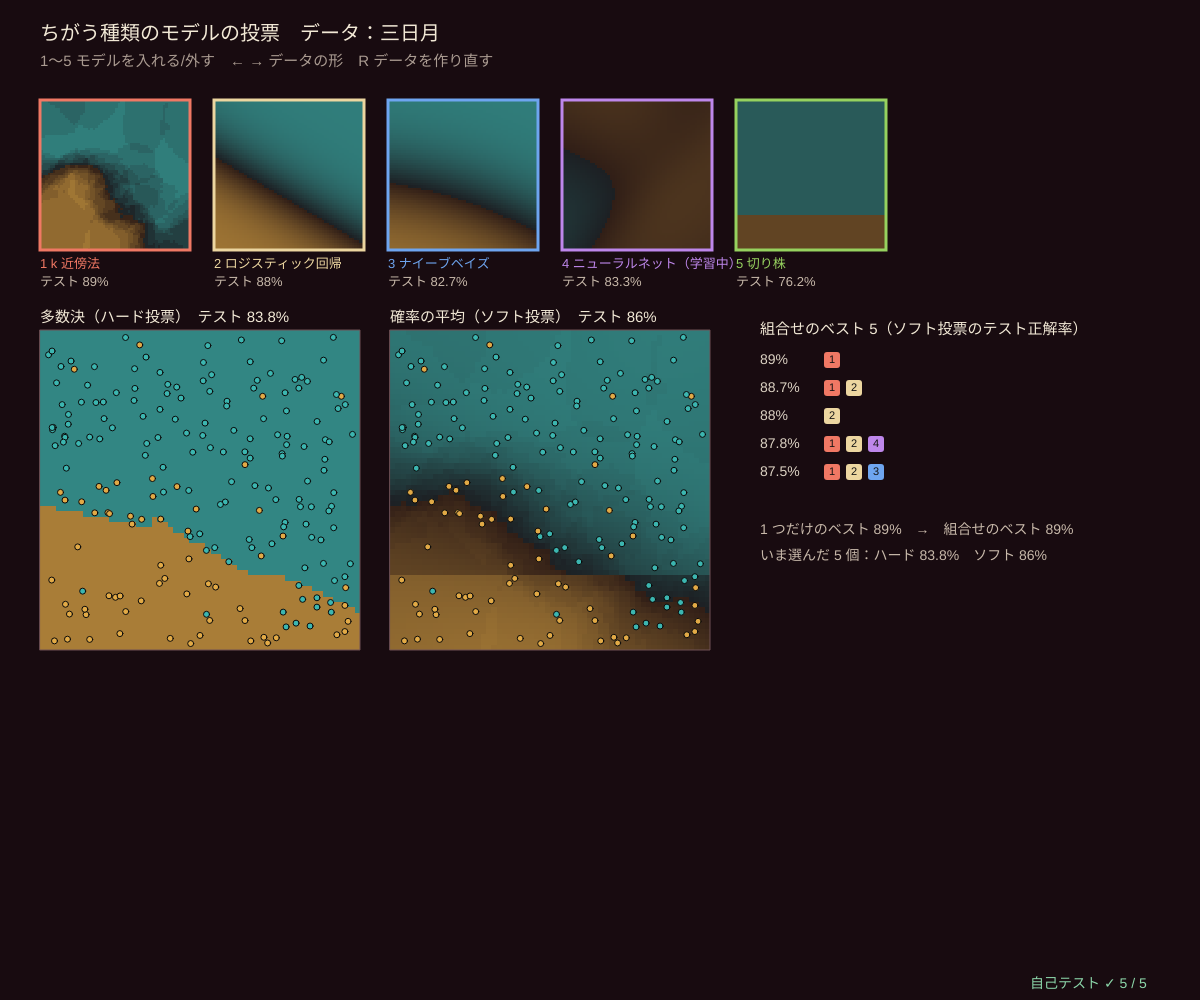
Frame 1 (no input)
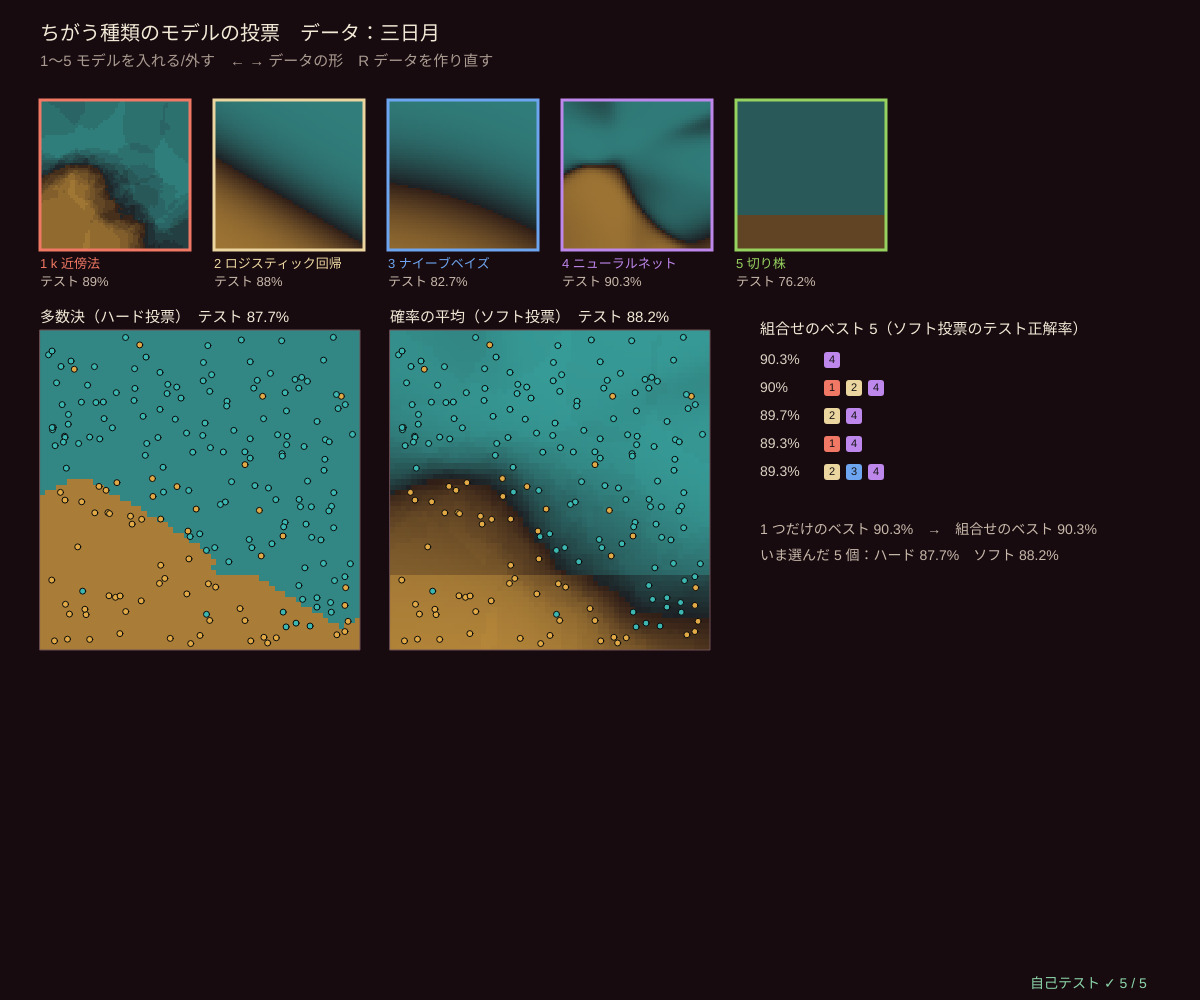
Frame 60 (no input)
Frame 120 (the mouse pressed at the canvas centre since frame 60): identical to frame 60, image omitted

The p5.js sketch that drew these frames (run headless with seeded random() and noise() and a simulated clock; from frame 60 on, the mouse is pressed at the canvas centre):

// p5.js sketch
// ── sketch.js
// ============================================
// 04 ちがう種類のモデルの投票 ─ k 近傍法・ロジスティック回帰・ナイーブベイズ・ニューラルネット・切り株の 5 つを、同じデータで学習
// 上の小さな 5 枚 = それぞれの境界。下の大きな 2 枚 = 選んだモデルの「多数決（ハード）」と「確率の平均（ソフト）」
//   得意・不得意がちがうモデルを集めると、まちがいが打ち消し合う。右の表 = 31 通りの組合せのテスト正解率のベスト 5
//   ソフト投票は「どれくらい自信があるか」も使う。ハード投票は 0/1 の票だけ（同数ならソフトで決める）
// 1〜5 モデルを入れる/外す / ← → データの形 / R データを作り直す
// ============================================

let kind = 4, nTrain = 200, nTest = 600, flipP = 0.08, seedD = 2;   // ★ データの形・点の数・ノイズ
const CELLS = 60, MLP_ITERS = 300;
let trainD, testD, models = [], use = [true, true, true, true, true], mlpDone = 0, imgs = [], hardImg, softImg, testProb = [], combos = [];

function setup() {
  createCanvas(windowWidth, windowHeight); textWrap(CHAR); pixelDensity(1);
  for (let k = 0; k < 5; k++) imgs.push(createImage(CELLS, CELLS));
  hardImg = createImage(CELLS, CELLS); softImg = createImage(CELLS, CELLS);
  selfTest(); restart();
}
function restart() {
  trainD = makeData2D(kind, nTrain, flipP, seedD); testD = makeData2D(kind, nTest, flipP, seedD + 900);
  models = [0, 1, 2, 4].map((k) => fitBase(k, trainD.X, trainD.y));
  models.splice(3, 0, { type: 'mlp', net: makeMLP(2, 10, true, 7) });   // ニューラルネットは draw の中で少しずつ学習
  mlpDone = 0; refresh();
}
// ★ 全部の組合せ（2⁵ − 1 = 31 通り）をテストデータで採点
function refresh() {
  testProb = models.map((m) => testD.X.map((x) => probOf(m, x)));
  combos = [];
  for (let mask = 1; mask < 32; mask++) {
    let ids = [0, 1, 2, 3, 4].filter((k) => mask & (1 << k)), okH = 0, okS = 0;
    testD.X.forEach((_, i) => {
      let v = 0, s = 0; for (let k of ids) { v += testProb[k][i] > 0.5 ? 1 : 0; s += testProb[k][i]; }
      let ps = s / ids.length, h = 2 * v > ids.length ? 1 : 2 * v < ids.length ? 0 : ps > 0.5 ? 1 : 0;
      if (h === testD.y[i]) okH++; if ((ps > 0.5 ? 1 : 0) === testD.y[i]) okS++;
    });
    combos.push({ mask, ids, hard: okH / nTest, soft: okS / nTest });
  }
  repaint();
}
function chosen() { return models.filter((_, k) => use[k]); }
function repaint() {
  models.forEach((m, k) => paintImage(imgs[k], (u, v) => probCol(probOf(m, [u, v]))));
  let ms = chosen();
  paintImage(hardImg, (u, v) => (ms.length ? probCol(hardVote(ms, [u, v]), 0.6) : BG_COL));
  paintImage(softImg, (u, v) => (ms.length ? probCol(softVote(ms, [u, v]), 0.8) : BG_COL));
}

function draw() {
  background(...BG_COL);
  if (mlpDone < MLP_ITERS) {               // ニューラルネットを 1 フレームに 15 回ずつ学習
    mlpTrain(models[3].net, trainD.X.map(centerX), trainD.y, 15, 0.03); mlpDone += 15;
    if (mlpDone % 60 === 0 || mlpDone >= MLP_ITERS) refresh();
  }
  // ---- 上：5 つのモデル
  let sw = Math.min(150, (width - 80) / 5 - 24), cur = combos.find((c) => c.mask === use.reduce((s, u, k) => s + (u ? 1 << k : 0), 0));
  models.forEach((m, k) => {
    let bx = { x: 40 + k * (sw + 24), y: 100, w: sw, h: sw };
    noSmooth(); image(imgs[k], bx.x, bx.y, sw, sw); smooth();
    stroke(...(use[k] ? BASE_COL[k] : [70, 55, 58])); strokeWeight(use[k] ? 3 : 1); noFill(); rect(bx.x, bx.y, sw, sw);
    noStroke(); fill(...(use[k] ? BASE_COL[k] : [120, 105, 105])); textSize(13); textAlign(LEFT, BASELINE);
    text((k + 1) + ' ' + BASE_NAMES[k] + (k === 3 && mlpDone < MLP_ITERS ? '（学習中）' : ''), bx.x, bx.y + sw + 18);
    fill(200, 185, 170); text('テスト ' + pctStr(accuracyOf((x) => predOf(m, x), testD.X, testD.y)), bx.x, bx.y + sw + 36);
  });
  // ---- 下：多数決とソフト投票
  let big = Math.min(height - 100 - sw - 150, (width - 560) / 2), by = 100 + sw + 80;
  [['多数決（ハード投票）', hardImg, cur ? cur.hard : 0], ['確率の平均（ソフト投票）', softImg, cur ? cur.soft : 0]].forEach(([nm, img, acc], q) => {
    let bx = { x: 40 + q * (big + 30), y: by, w: big, h: big };
    noSmooth(); image(img, bx.x, bx.y, big, big); smooth(); frameBox(bx);
    drawPoints(bx, trainD.X, trainD.y, 6);
    noStroke(); fill(...INK); textSize(15); textAlign(LEFT, BASELINE); text(nm + '　テスト ' + pctStr(acc), bx.x, bx.y - 8);
  });
  // ---- 右：組合せのベスト 5
  let tx = 40 + 2 * (big + 30) + 20, ty = by + 4;
  noStroke(); fill(...INK); textSize(15); textAlign(LEFT, BASELINE); text('組合せのベスト 5（ソフト投票のテスト正解率）', tx, ty);
  combos.slice().sort((a, b) => b.soft - a.soft || a.ids.length - b.ids.length).slice(0, 5).forEach((c, r) => {
    let yy = ty + 30 + 28 * r; fill(220, 210, 195); textSize(14); text(pctStr(c.soft), tx, yy);
    c.ids.forEach((k, j) => { fill(...BASE_COL[k]); rect(tx + 64 + j * 22, yy - 12, 16, 16, 3); fill(20); textAlign(CENTER, CENTER); textSize(11); text(k + 1, tx + 72 + j * 22, yy - 4); textAlign(LEFT, BASELINE); });
  });
  let best1 = Math.max(...combos.filter((c) => c.ids.length === 1).map((c) => c.soft));
  fill(200, 185, 170); textSize(14);
  text('1 つだけのベスト ' + pctStr(best1) + '　→　組合せのベスト ' + pctStr(Math.max(...combos.map((c) => c.soft))), tx, ty + 200);
  if (cur) text('いま選んだ ' + cur.ids.length + ' 個：ハード ' + pctStr(cur.hard) + '　ソフト ' + pctStr(cur.soft), tx, ty + 226);
  // ---- 文字
  fill(...INK); textSize(20); text('ちがう種類のモデルの投票　データ：' + SHAPES[kind], 40, 40);
  fill(170, 155, 145); textSize(15); text('1〜5 モデルを入れる/外す　← → データの形　R データを作り直す', 40, 66);
  drawSelfTest(width - 170, height - 12);
}
function keyPressed() {
  for (let k = 1; k <= 5; k++) if (key === String(k)) { use[k - 1] = !use[k - 1]; repaint(); }
  if (key === RIGHT_ARROW) { kind = (kind + 1) % SHAPES.length; restart(); }
  if (key === LEFT_ARROW) { kind = (kind + SHAPES.length - 1) % SHAPES.length; restart(); }
  if (key === 'r' || key === 'R') { seedD++; restart(); }
  return false;
}

// ---- 自己テスト
function selfTest() {
  selfTestResults = [];
  let tr = makeData2D(1, 200, 0, 5), te = makeData2D(1, 500, 0, 6);   // 直線で分けられる「斜め」データ（ノイズなし）
  let ms = [0, 1, 2, 3].map((k) => fitBase(k, tr.X, tr.y)), acc = ms.map((m) => accuracyOf((x) => predOf(m, x), te.X, te.y));
  check('直線で分けられるデータで、k 近傍法 ' + pctStr(acc[0]) + ' ≥ 93%、ロジスティック回帰 ' + pctStr(acc[1]) + ' ≥ 97%、ナイーブベイズ ' + pctStr(acc[2]) + ' ≥ 85%、ネット ' + pctStr(acc[3]) + ' ≥ 95%', acc[0] >= 0.93 && acc[1] >= 0.97 && acc[2] >= 0.85 && acc[3] >= 0.95);
  seedRng(4); let Xs = [], ys = []; for (let i = 0; i < 200; i++) { let u = rnd(), v = rnd(); Xs.push([u, v]); ys.push(u > 0.4 ? 1 : 0); }
  let st = fitBase(4, Xs, ys);
  check('縦の線 1 本で分けられるデータで、切り株は訓練 100%（しきい値 ' + fmtNum(st.thr, 3) + ' ≈ 0.4）', accuracyOf((x) => predOf(st, x), Xs, ys) === 1 && Math.abs(st.thr - 0.4) < 0.02);
  let okSum = true; seedRng(6);
  for (let t = 0; t < 200; t++) { let x = [rnd(), rnd()], p = softVote(ms, x); if (!(p >= 0 && p <= 1) || Math.abs(p + (1 - p) - 1) > 1e-12 || Math.abs(p - meanOf(ms.map((m) => probOf(m, x)))) > 1e-12) okSum = false; }
  check('ソフト投票の確率 = 4 つの確率の平均、0〜1 で、2 クラスの和 = 1（200 点）', okSum);
  check('1 つだけの投票 = そのモデル、同じモデル 3 つの多数決 = そのモデル', te.X.every((x) => hardVote([ms[2]], x) === predOf(ms[2], x) && hardVote([ms[0], ms[0], ms[0]], x) === predOf(ms[0], x)));
  let tr2 = makeData2D(4, 200, 0.08, 2), te2 = makeData2D(4, 600, 0.08, 902), all = [0, 1, 2, 3, 4].map((k) => fitBase(k, tr2.X, tr2.y));
  let ind = all.map((m) => accuracyOf((x) => predOf(m, x), te2.X, te2.y)), sv = accuracyOf((x) => (softVote(all, x) > 0.5 ? 1 : 0), te2.X, te2.y);
  check('三日月データ：5 つのソフト投票 ' + pctStr(sv) + ' > 5 つの平均 ' + pctStr(meanOf(ind)) + '（いちばん弱い切り株 ' + pctStr(Math.min(...ind)) + ' も入っているのに）', sv > meanOf(ind));
  reportSelfTest();
}

// ---------- やってみよう ----------
// 1. 1〜5 で 1 つずつ外して、多数決の境界がどう変わるか見よう。どれを外すといちばん下がる？
// 2. 円（← →）ではロジスティック回帰と切り株は「直線」しか引けない。それでも組合せに入ると役に立つ？
// 3. ハードとソフトの境界のちがいは？ 偶数個のモデルのとき、ハードは同数になることがある
// 4. 右の表のベストは「全部入り」とは限らない。弱いモデルが多いと多数決を引っ張る
// 5. 05 では「平均の重み」をデータから決める。同じ重みで足すのがいちばんとは限らない

// ==================================================
// ここから下は「アンサンブル学習の道具」（中身は読まなくても OK。消さないでね）
// ==================================================
// ---- 小さな道具：はさむ・合計・平均・いちばん大きい番号・数の表示
function clampv(v, a, b) { return v < a ? a : v > b ? b : v !== v ? a : v; }     // NaN なら a に戻す
function sumArr(a) { let s = 0; for (let v of a) s += v; return s; }
function meanOf(a) { return a.length ? sumArr(a) / a.length : 0; }
function varOf(a) { let m = meanOf(a), s = 0; for (let v of a) s += (v - m) * (v - m); return a.length ? s / a.length : 0; }   // ÷n の分散
function argMaxArr(a) { let b = 0; for (let i = 1; i < a.length; i++) if (a[i] > a[b]) b = i; return b; }   // 同点なら小さい番号
function sigm(z) { return 1 / (1 + Math.exp(-clampv(z, -40, 40))); }
function fmtNum(v, d) { if (typeof v !== 'number' || !isFinite(v)) return '?'; let s = (+v.toFixed(d === undefined ? 2 : d)).toString(); return s === '-0' ? '0' : s; }
function pctStr(v) { return fmtNum(100 * v, 1) + '%'; }
// ---- 種つきの乱数（同じ種なら毎回同じ列）
let rngState = 1;
function seedRng(s) { rngState = (s >>> 0) || 1; }
function rnd() {                       // 0〜1 の一様乱数（mulberry32）
  rngState = (rngState + 0x6d2b79f5) >>> 0;
  let t = rngState;
  t = Math.imul(t ^ (t >>> 15), t | 1);
  t ^= t + Math.imul(t ^ (t >>> 7), t | 61);
  return ((t ^ (t >>> 14)) >>> 0) / 4294967296;
}
function rndInt(a, b) { return a + Math.floor(rnd() * (b - a + 1)); }
function rndGauss() { let u = Math.max(1e-12, rnd()), v = rnd(); return Math.sqrt(-2 * Math.log(u)) * Math.cos(2 * Math.PI * v); }   // 標準正規分布
function shuffleArr(a) { for (let i = a.length - 1; i > 0; i--) { let j = Math.floor(rnd() * (i + 1)); [a[i], a[j]] = [a[j], a[i]]; } return a; }
// ---- 合成データ（[0, 1]² の 2 次元、2 クラス、種つき）。kind = 0 かたまり / 1 斜め / 2 円 / 3 XOR / 4 三日月 / 5 しま
const SHAPES = ['かたまり', '斜め', '円', 'XOR', '三日月', 'しま'];
function trueLabel(kind, u, v) {
  if (kind === 0) return (u - 0.32) ** 2 + (v - 0.36) ** 2 < (u - 0.68) ** 2 + (v - 0.64) ** 2 + 0.03 * Math.sin(9 * u) ? 0 : 1;
  if (kind === 1) return u + 0.8 * v > 0.9 ? 1 : 0;
  if (kind === 2) return (u - 0.5) ** 2 + (v - 0.5) ** 2 < 0.09 ? 1 : 0;
  if (kind === 3) return (u > 0.5) !== (v > 0.5) ? 1 : 0;
  if (kind === 4) return v > 0.5 + 0.28 * Math.cos(Math.PI * (1.6 * u - 0.3)) - 0.18 ? 1 : 0;
  return Math.sin(10 * u + 3 * v) > 0 ? 1 : 0;
}
// n 個、flip = ラベルをわざと入れかえる割合（ノイズ）
function makeData2D(kind, n, flip, seed) {
  seedRng(seed);
  let X = [], y = [];
  for (let i = 0; i < n; i++) {
    let u = 0.02 + 0.96 * rnd(), v = 0.02 + 0.96 * rnd(), c = trueLabel(kind, u, v);
    if (rnd() < flip) c = 1 - c;
    X.push([u, v]); y.push(c);
  }
  return { X, y };
}
// ---- 連立 1 次方程式 A w = b（部分ピボットつきのガウスの消去法）。ridge = 対角に足す小さな数（解けないのを防ぐ）
function solveLin(A, b, ridge) {
  let n = b.length, M = A.map((r, i) => r.slice().concat([b[i]]));
  for (let i = 0; i < n; i++) M[i][i] += ridge || 0;
  for (let c = 0; c < n; c++) {
    let p = c; for (let r = c + 1; r < n; r++) if (Math.abs(M[r][c]) > Math.abs(M[p][c])) p = r;
    if (Math.abs(M[p][c]) < 1e-14) continue;
    [M[c], M[p]] = [M[p], M[c]];
    for (let r = 0; r < n; r++) if (r !== c) { let f = M[r][c] / M[c][c]; if (f !== 0) for (let k = c; k <= n; k++) M[r][k] -= f * M[c][k]; }
  }
  return M.map((r, i) => (Math.abs(r[i]) < 1e-14 ? 0 : r[n] / r[i]));
}
// ---- k 近傍法：近い k 個のうちクラス 1 の割合 = 確率
function fitKnn(X, y, k) { return { type: 'knn', X, y, k }; }
function knnProb(m, x) {
  let bd = [], bc = [], k = Math.min(m.k, m.X.length);
  for (let i = 0; i < m.X.length; i++) {
    let d = (m.X[i][0] - x[0]) ** 2 + (m.X[i][1] - x[1]) ** 2;
    if (bd.length < k || d < bd[bd.length - 1]) {      // 小さい順の列に挿入（並べ替えはしない）
      let q = bd.length < k ? bd.length : bd.length - 1;
      while (q > 0 && bd[q - 1] > d) { bd[q] = bd[q - 1]; bc[q] = bc[q - 1]; q--; }
      bd[q] = d; bc[q] = m.y[i];
    }
  }
  return k ? sumArr(bc) / k : 0.5;
}
// ---- ロジスティック回帰（ニュートン法、L2 正則化 λ）。F = 特徴量ベクトルの列、戻り値 = 重み w
function fitLogitVec(F, y, lam, iters) {
  let d = F[0].length, w = new Array(d).fill(0);
  for (let it = 0; it < (iters || 25); it++) {
    let g = new Array(d).fill(0), H = Array.from({ length: d }, () => new Array(d).fill(0));
    for (let i = 0; i < F.length; i++) {
      let f = F[i], p = sigm(dotV(w, f)), r = p - y[i], s = Math.max(1e-6, p * (1 - p));
      for (let a = 0; a < d; a++) { g[a] += r * f[a]; for (let b = 0; b < d; b++) H[a][b] += s * f[a] * f[b]; }
    }
    for (let a = 0; a < d; a++) { g[a] += lam * w[a]; H[a][a] += lam; }
    let dw = solveLin(H, g, 0), big = 0;
    for (let a = 0; a < d; a++) { w[a] -= clampv(dw[a], -20, 20); big = Math.max(big, Math.abs(dw[a])); }
    if (big < 1e-9) break;
  }
  return w;
}
function dotV(a, b) { let s = 0; for (let i = 0; i < a.length; i++) s += a[i] * b[i]; return s; }
function logitFeat(x, quad) { let u = x[0] - 0.5, v = x[1] - 0.5; return quad ? [1, u, v, u * u, v * v, u * v] : [1, u, v]; }
function fitLogit(X, y, quad, lam) { return { type: 'logit', quad: !!quad, w: fitLogitVec(X.map((x) => logitFeat(x, quad)), y, lam === undefined ? 0.01 : lam) }; }
function logitProb(m, x) { return sigm(dotV(m.w, logitFeat(x, m.quad))); }
// ---- ガウスのナイーブベイズ：クラスごとに、特徴量ごとの平均と分散（特徴量どうしは独立と仮定）
function fitNB(X, y) {
  let m = { type: 'nb', prior: [0, 0], mu: [[0, 0], [0, 0]], va: [[0, 0], [0, 0]] };
  for (let c = 0; c < 2; c++) {
    let pts = X.filter((_, i) => y[i] === c); m.prior[c] = (pts.length + 1) / (X.length + 2);
    for (let f = 0; f < 2; f++) { let col = pts.map((p) => p[f]); m.mu[c][f] = col.length ? meanOf(col) : 0.5; m.va[c][f] = Math.max(1e-3, varOf(col)); }
  }
  return m;
}
function nbProb(m, x) {
  let lg = [0, 1].map((c) => Math.log(m.prior[c]) + [0, 1].reduce((s, f) => s - 0.5 * Math.log(2 * Math.PI * m.va[c][f]) - (x[f] - m.mu[c][f]) ** 2 / (2 * m.va[c][f]), 0));
  return sigm(lg[1] - lg[0]);
}
// ---- 隠れ層 1 層のニューラルネット（tanh）。cls = true なら出力はシグモイド（交差エントロピー）、false なら直線（2 乗誤差 / 2）
// 学習はフルバッチの Adam。mlpTrain(net, X, y, 回数) を 1 フレームに少しずつ呼べば画面は止まらない
function makeMLP(nIn, nH, cls, seed) {
  seedRng(seed);
  let s1 = 1.5 / Math.sqrt(nIn), net = { nIn, nH, cls, W1: [], b1: [], W2: [], b2: 0, t: 0, ad: null };
  for (let j = 0; j < nH; j++) { net.W1.push(Array.from({ length: nIn }, () => s1 * rndGauss())); net.b1.push(0.5 * rndGauss()); net.W2.push(rndGauss() / Math.sqrt(nH)); }
  return net;
}
function mlpOut(net, x) {
  let o = net.b2;
  for (let j = 0; j < net.nH; j++) { let z = net.b1[j]; for (let k = 0; k < net.nIn; k++) z += net.W1[j][k] * x[k]; o += net.W2[j] * Math.tanh(z); }
  return net.cls ? sigm(o) : o;
}
function mlpLoss(net, X, y) {
  let L = 0;
  for (let i = 0; i < X.length; i++) { let p = mlpOut(net, X[i]); L += net.cls ? -(y[i] ? Math.log(Math.max(1e-12, p)) : Math.log(Math.max(1e-12, 1 - p))) : 0.5 * (p - y[i]) ** 2; }
  return X.length ? L / X.length : 0;
}
// 誤差逆伝播：平均の損失の勾配（W1, b1, W2, b2 と同じ形）
function mlpGrad(net, X, y) {
  let g = { W1: net.W1.map((r) => r.map(() => 0)), b1: net.b1.map(() => 0), W2: net.W2.map(() => 0), b2: 0 }, h = new Array(net.nH), n = X.length || 1;
  for (let i = 0; i < X.length; i++) {
    let x = X[i], o = net.b2;
    for (let j = 0; j < net.nH; j++) { let z = net.b1[j]; for (let k = 0; k < net.nIn; k++) z += net.W1[j][k] * x[k]; h[j] = Math.tanh(z); o += net.W2[j] * h[j]; }
    let d = ((net.cls ? sigm(o) : o) - y[i]) / n;              // どちらの損失でも出力の誤差は (予測 − 正解)
    g.b2 += d;
    for (let j = 0; j < net.nH; j++) { g.W2[j] += d * h[j]; let dz = d * net.W2[j] * (1 - h[j] * h[j]); g.b1[j] += dz; for (let k = 0; k < net.nIn; k++) g.W1[j][k] += dz * x[k]; }
  }
  return g;
}
function mlpParams(o) { return [].concat(...o.W1, o.b1, o.W2, [o.b2]); }   // 全部のパラメータを 1 列に
function mlpSetParams(net, p) { let q = 0; for (let j = 0; j < net.nH; j++) for (let k = 0; k < net.nIn; k++) net.W1[j][k] = p[q++]; for (let j = 0; j < net.nH; j++) net.b1[j] = p[q++]; for (let j = 0; j < net.nH; j++) net.W2[j] = p[q++]; net.b2 = p[q++]; }
function mlpTrain(net, X, y, iters, lr, wd) {   // Adam（β1 = 0.9, β2 = 0.999）、wd = 重みの減衰
  let p = mlpParams(net);
  if (!net.ad) net.ad = { m: p.map(() => 0), v: p.map(() => 0) };
  for (let it = 0; it < iters; it++) {
    let g = mlpParams(mlpGrad(net, X, y)); net.t++;
    let b1t = 1 - Math.pow(0.9, net.t), b2t = 1 - Math.pow(0.999, net.t);
    for (let q = 0; q < p.length; q++) {
      let gq = g[q] + (wd || 0) * p[q];
      net.ad.m[q] = 0.9 * net.ad.m[q] + 0.1 * gq; net.ad.v[q] = 0.999 * net.ad.v[q] + 0.001 * gq * gq;
      p[q] = clampv(p[q] - (lr || 0.02) * (net.ad.m[q] / b1t) / (Math.sqrt(net.ad.v[q] / b2t) + 1e-8), -50, 50);
    }
    mlpSetParams(net, p);
  }
}
// ---- 切り株（深さ 1 の木）：特徴量 1 つ × しきい値 1 つ。重み w つき。左右の葉 = クラス 1 の重みの割合（確率）
function fitStump(X, y, w) {
  let n = X.length, W = 0, W1 = 0, best = null;
  for (let i = 0; i < n; i++) { let wi = w ? w[i] : 1; W += wi; if (y[i]) W1 += wi; }
  for (let f = 0; f < 2; f++) {
    let ord = X.map((_, i) => i).sort((a, b) => X[a][f] - X[b][f]), lw = 0, l1 = 0;
    for (let q = 0; q < n - 1; q++) {
      let i = ord[q], wi = w ? w[i] : 1; lw += wi; if (y[i]) l1 += wi;
      let v0 = X[i][f], v1 = X[ord[q + 1]][f]; if (!(v1 > v0)) continue;
      let err = Math.min(l1, lw - l1) + Math.min(W1 - l1, W - lw - (W1 - l1));   // 左右それぞれ多数決にしたときの重みつき誤り
      if (!best || err < best.err - 1e-12) best = { feat: f, thr: (v0 + v1) / 2, lw, l1, err };
    }
  }
  if (!best) return { type: 'stump', feat: 0, thr: 2, pl: (W1 + 1) / (W + 2), pr: 0.5, err: Math.min(W1, W - W1) };
  return { type: 'stump', feat: best.feat, thr: best.thr, pl: (best.l1 + 0.5) / (best.lw + 1), pr: (W1 - best.l1 + 0.5) / (W - best.lw + 1), err: best.err };
}
function stumpProb(m, x) { return x[m.feat] <= m.thr ? m.pl : m.pr; }
// ---- 5 種類の「ちがうモデル」をまとめて扱う：fitBase(番号, X, y) → モデル、probOf(モデル, x) → クラス 1 の確率
const BASE_NAMES = ['k 近傍法', 'ロジスティック回帰', 'ナイーブベイズ', 'ニューラルネット', '切り株'];
const BASE_COL = [[240, 120, 100], [236, 214, 160], [110, 165, 240], [190, 135, 235], [150, 210, 95]];   // ★ モデルの色
function fitBase(kind, X, y, seed) {
  if (kind === 0) return fitKnn(X, y, 15);                     // ★ k = 15
  if (kind === 1) return fitLogit(X, y, false);                // 直線の境界
  if (kind === 2) return fitNB(X, y);
  if (kind === 3) { let net = makeMLP(2, 10, true, seed || 7), Xc = X.map(centerX); mlpTrain(net, Xc, y, 300, 0.03); return { type: 'mlp', net }; }
  return fitStump(X, y);
}
function centerX(x) { return [2 * x[0] - 1, 2 * x[1] - 1]; }  // ネットには [−1, 1] に直して渡す
function probOf(m, x) {
  if (m.type === 'knn') return knnProb(m, x);
  if (m.type === 'logit') return logitProb(m, x);
  if (m.type === 'nb') return nbProb(m, x);
  if (m.type === 'mlp') return mlpOut(m.net, centerX(x));
  if (m.type === 'stump') return stumpProb(m, x);
  return 0.5;
}
function predOf(m, x) { return probOf(m, x) > 0.5 ? 1 : 0; }
function accuracyOf(fn, X, y) { let ok = 0; for (let i = 0; i < X.length; i++) if (fn(X[i]) === y[i]) ok++; return X.length ? ok / X.length : 0; }
// 投票：hard = 多数決（同数ならソフトの確率で決める）、soft = 確率の平均
function hardVote(ms, x) { let v = 0; for (let m of ms) v += predOf(m, x); return 2 * v > ms.length ? 1 : 2 * v < ms.length ? 0 : softVote(ms, x) > 0.5 ? 1 : 0; }
function softVote(ms, x) { let s = 0; for (let m of ms) s += probOf(m, x); return ms.length ? s / ms.length : 0.5; }
// ---- 描く道具：色（オーケストラ：えんじ色の黒、象牙色、金管の金、弦の青緑）、領域の絵、点
const BG_COL = [24, 11, 16];                                     // 背景（えんじ色の黒）
const INK = [242, 233, 214], GOLD = [226, 176, 74], TEAL = [64, 186, 176], WINE = [196, 72, 96];
const CLS_COL = [[226, 170, 70], [60, 182, 176]];                // ★ クラス 0（金）・クラス 1（青緑）の色
function probCol(p, k) {             // クラス 1 の確率 → 背景と混ぜた色（k = 濃さ）
  let c = [], a = clampv(k === undefined ? 0.55 : k, 0, 1) * Math.abs(2 * p - 1) + 0.12;
  for (let q = 0; q < 3; q++) c.push(BG_COL[q] + ((p > 0.5 ? CLS_COL[1][q] : CLS_COL[0][q]) - BG_COL[q]) * a);
  return c;
}
// img の全部の画素に fn(u, v) → [r, g, b] を塗る（u は右向き、v は上向き、どちらも 0〜1）
function paintImage(img, fn) {
  img.loadPixels();
  let W = img.width, H = img.height;
  for (let py = 0; py < H; py++) for (let px = 0; px < W; px++) {
    let c = fn((px + 0.5) / W, 1 - (py + 0.5) / H), i = 4 * (px + W * py);
    img.pixels[i] = c[0]; img.pixels[i + 1] = c[1]; img.pixels[i + 2] = c[2]; img.pixels[i + 3] = 255;
  }
  img.updatePixels();
}
function toPx(bx, u, v) { return [bx.x + u * bx.w, bx.y + (1 - v) * bx.h]; }   // [0,1]² → 画面
function fromPx(bx, px, py) { return [(px - bx.x) / bx.w, 1 - (py - bx.y) / bx.h]; }
function drawPoints(bx, X, y, r) {
  stroke(10); strokeWeight(1);
  for (let i = 0; i < X.length; i++) { let p = toPx(bx, X[i][0], X[i][1]); fill(...CLS_COL[y[i]]); circle(p[0], p[1], r); }
}
function frameBox(bx, col) { noFill(); stroke(...(col || [110, 80, 85])); strokeWeight(1); rect(bx.x, bx.y, bx.w, bx.h); }
// ---- 自己テストの道具
let selfTestResults = [];
function check(name, cond) { selfTestResults.push({ name, ok: !!cond }); }
function near(a, b, tol) { return a !== null && a !== undefined && isFinite(a) && Math.abs(a - b) <= (tol === undefined ? 1e-9 : tol); }
function noNaN(v) { return Array.isArray(v) || ArrayBuffer.isView(v) ? Array.from(v).every(noNaN) : !(typeof v === 'number' && !isFinite(v)); }
function reportSelfTest() { for (let r of selfTestResults) (r.ok ? console.log : console.error)((r.ok ? '✓ ' : '✗ ') + r.name); }
function selfTestLine() { let n = selfTestResults.filter((r) => r.ok).length; return '自己テスト ' + (n === selfTestResults.length ? '✓ ' : '✗ ') + n + ' / ' + selfTestResults.length; }
function drawSelfTest(x, y) { noStroke(); fill(selfTestResults.every((r) => r.ok) ? color(140, 215, 170) : color(255, 90, 110)); textSize(14); textAlign(LEFT, BASELINE); text(selfTestLine(), x, y); }
